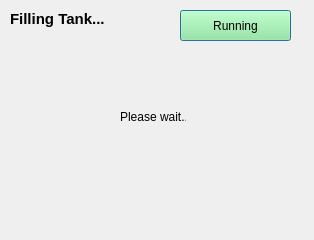
<?xml version="1.0" encoding="UTF-8"?>
<ui version="4.0">
 <class>Dialog</class>
 <widget class="QDialog" name="Dialog">
  <property name="geometry">
   <rect>
    <x>0</x>
    <y>0</y>
    <width>314</width>
    <height>240</height>
   </rect>
  </property>
  <property name="windowTitle">
   <string>Dialog</string>
  </property>
  <widget class="QLabel" name="label">
   <property name="geometry">
    <rect>
     <x>10</x>
     <y>10</y>
     <width>119</width>
     <height>18</height>
    </rect>
   </property>
   <property name="font">
    <font>
     <pointsize>11</pointsize>
     <weight>75</weight>
     <bold>true</bold>
    </font>
   </property>
   <property name="text">
    <string>Filling Tank...</string>
   </property>
  </widget>
  <widget class="QPushButton" name="running_indicator">
   <property name="geometry">
    <rect>
     <x>180</x>
     <y>10</y>
     <width>111</width>
     <height>31</height>
    </rect>
   </property>
   <property name="styleSheet">
    <string notr="true">background:lightgreen</string>
   </property>
   <property name="text">
    <string>Running</string>
   </property>
  </widget>
  <widget class="QLabel" name="label_2">
   <property name="geometry">
    <rect>
     <x>120</x>
     <y>110</y>
     <width>66</width>
     <height>13</height>
    </rect>
   </property>
   <property name="text">
    <string>Please wait...</string>
   </property>
  </widget>
 </widget>
 <resources/>
 <connections/>
</ui>
